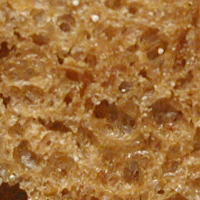
#> input picture images/test.png, 200 x 200 px; its folder holds only this picture in this run
$ python main_script.py   (older library calls are emulated)
#> lines starting #> are read from the running program, lines starting #| are printed output that depends on the picture
### descriptor.py
import cv2
import numpy as np
from skimage.feature import graycomatrix, graycoprops

def glcm(image):
    if len(image.shape) != 2:
        raise ValueError("L'image doit être un tableau 2D")

    co_matrix = graycomatrix(image, [1], [0, np.pi/4, np.pi/2, 3*np.pi/4], symmetric=True, normed=True)
    dissimilarity = graycoprops(co_matrix, 'dissimilarity').mean()
    contrast = graycoprops(co_matrix, 'contrast').mean()
    correlation = graycoprops(co_matrix, 'correlation').mean()
    energy = graycoprops(co_matrix, 'energy').mean()
    asm = graycoprops(co_matrix, 'ASM').mean()
    homogeneity = graycoprops(co_matrix, 'homogeneity').mean()
    return [dissimilarity, contrast, correlation, energy, asm, homogeneity]

def bitdesc(image):
    # Placeholder for bio_taxo function, replace with actual implementation if available
    return [np.mean(image), np.std(image)]  # Example placeholder, replace with actual implementation

### main_script.py
import cv2
import os
import numpy as np
import sys

# Ajouter le chemin vers le répertoire FeatureExtraction en utilisant des chemins absolus
current_dir = os.path.abspath(os.path.dirname(__file__))
sys.path.append(current_dir)

# Importer les modules après avoir ajouté le chemin
from descriptor import glcm, bitdesc

def process_datasets(root_folder, descriptor_func, output_file):
    print('Function calling')
    all_features = []
    count = 1

    for root, dirs, files in os.walk(root_folder):
        for file in files:
            if file.lower().endswith(('.jpg', '.jpeg', '.png')):
                relative_path = os.path.relpath(os.path.join(root, file), root_folder)
                image_rel_path = os.path.join(root, file)
                folder_name = os.path.basename(os.path.dirname(image_rel_path))
                img = cv2.imread(image_rel_path, 0)
                if img is not None:
                    extraction = descriptor_func(img)
                    extraction = extraction + [folder_name, image_rel_path]
                    all_features.append(extraction)
                    print(f'Processed {count}/{len(files)} files')
                    count += 1

    print('Extraction completed!')
    print('Now creating signatures DB ...')
    signatures = np.array(all_features)
    print(f"Signature's shape: {signatures.shape}")
    np.save(output_file, signatures)
    print('Signature successfully stored!')

if __name__ == '__main__':
    # Process GLCM features
    process_datasets('./images', glcm, 'glcm_signatures.npy')
#> in process_datasets, `img = cv2.imread(image_rel_path, 0)`:
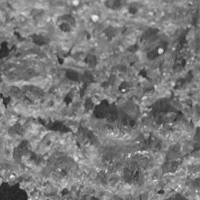
#> img: shape (200, 200); min 32, max 241, mean 121.7
#> in glcm, `dissimilarity = graycoprops(co_matrix, 'dissimilarity').mean()`: dissimilarity = 10.71
#> in glcm, `contrast = graycoprops(co_matrix, 'contrast').mean()`: contrast = 218.2
#> in glcm, `correlation = graycoprops(co_matrix, 'correlation').mean()`: correlation = 0.862
#> in glcm, `energy = graycoprops(co_matrix, 'energy').mean()`: energy = 0.0158
#> in glcm, `asm = graycoprops(co_matrix, 'ASM').mean()`: asm = 0.000251
#> in glcm, `homogeneity = graycoprops(co_matrix, 'homogeneity').mean()`: homogeneity = 0.105
#> in process_datasets, `extraction = descriptor_func(img)`: extraction = [10.71, 218.2, 0.862, 0.0158, 0.000251, 0.105]
#> in process_datasets, `extraction = extraction + [folder_name, image_rel_path]`: extraction = [10.71, 218.2, 0.862, 0.0158, 0.000251, 0.105, 'images', './images/test.png']
#| Signature's shape: (1, 8)
    # Process Bitdesc features
    process_datasets('./images', bitdesc, 'bitdesc_signatures.npy')
#| Signature's shape: (1, 4)

$ run again, on images/testa.png
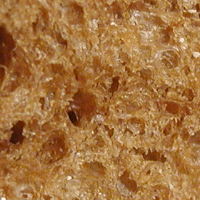
#> input picture images/testa.png, 200 x 200 px
#> in process_datasets, `img = cv2.imread(image_rel_path, 0)`:
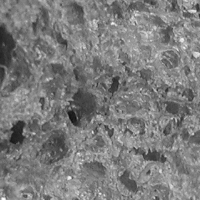
#> img: shape (200, 200); min 18, max 253, mean 123.6
#> dissimilarity = 13.25
#> contrast = 333.7
#> correlation = 0.802
#> energy = 0.0144
#> asm = 0.000208
#> homogeneity = 0.0894
#> in process_datasets, `extraction = descriptor_func(img)`: extraction = [13.25, 333.7, 0.802, 0.0144, 0.000208, 0.0894]
#> in process_datasets, `extraction = extraction + [folder_name, image_rel_path]`: extraction = [13.25, 333.7, 0.802, 0.0144, 0.000208, 0.0894, 'images', './images/testa.png']
#| Signature's shape: (1, 8)
#| Signature's shape: (1, 4)

$ run again, on images/testb.png
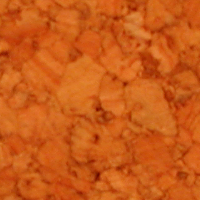
#> input picture images/testb.png, 200 x 200 px
#> in process_datasets, `img = cv2.imread(image_rel_path, 0)`:
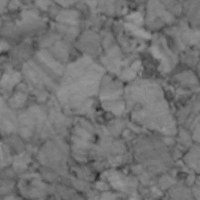
#> img: shape (200, 200); min 37, max 155, mean 116.3
#> dissimilarity = 4.34
#> contrast = 35.58
#> correlation = 0.915
#> energy = 0.0347
#> asm = 0.00121
#> homogeneity = 0.231
#> in process_datasets, `extraction = descriptor_func(img)`: extraction = [4.34, 35.58, 0.915, 0.0347, 0.00121, 0.231]
#> in process_datasets, `extraction = extraction + [folder_name, image_rel_path]`: extraction = [4.34, 35.58, 0.915, 0.0347, 0.00121, 0.231, 'images', './images/testb.png']
#| Signature's shape: (1, 8)
#| Signature's shape: (1, 4)
